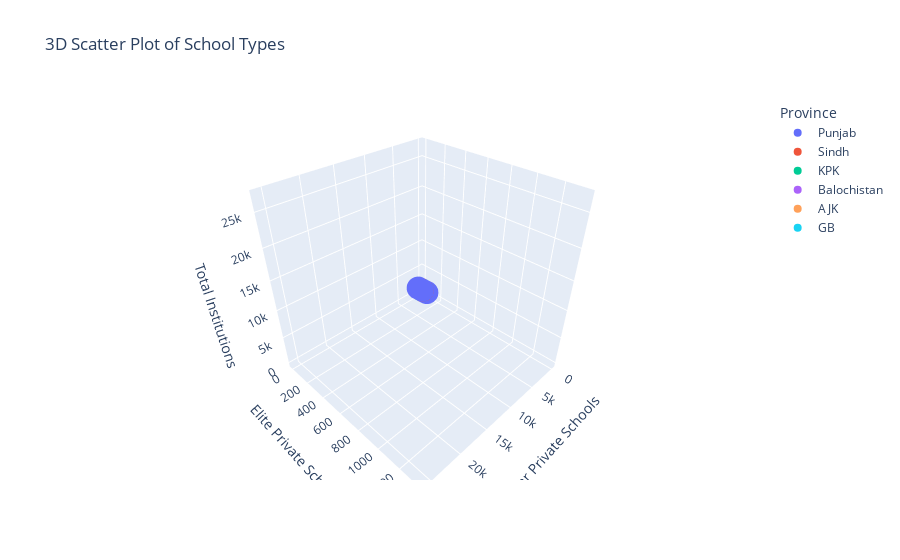

Write notebook code for a chart like this one.
### Code cell
plt.figure(figsize=(12, 8))
fig = px.scatter_3d(df, x='Regular Private Schools', y='Elite Private Schools', z='Total Institutions', color='Province', title='3D Scatter Plot of School Types')
fig.update_layout(scene=dict(
    xaxis_title='Regular Private Schools',
    yaxis_title='Elite Private Schools',
    zaxis_title='Total Institutions'
))
fig.show()

### Figure 1 — Plotly figure (JSON) as saved in the notebook; plotly's stock layout.template omitted (floating-point values rounded to 4 significant figures)
{"data": [{"hovertemplate": "Province=Punjab<br>Regular Private Schools=%{x}<br>Elite Private Schools=%{y}<br>Total Institutions=%{z}<extra></extra>", "legendgroup": "Punjab", "marker": {"color": "#636efa", "symbol": "circle"}, "mode": "markers", "name": "Punjab", "scene": "scene", "showlegend": true, "type": "scatter3d", "x": [25650, 7650, 5100, 3850, 500], "y": [1350, 450, 300, 150, 0], "z": [27000, 8100, 5400, 4000, 500]}, {"hovertemplate": "Province=Sindh<br>Regular Private Schools=%{x}<br>Elite Private Schools=%{y}<br>Total Institutions=%{z}<extra></extra>", "legendgroup": "Sindh", "marker": {"color": "#EF553B", "symbol": "circle"}, "mode": "markers", "name": "Sindh", "scene": "scene", "showlegend": true, "type": "scatter3d", "x": [14250, 4250, 2850, 2150, 300], "y": [750, 250, 165, 85, 0], "z": [15000, 4500, 3015, 2235, 300]}, {"hovertemplate": "Province=KPK<br>Regular Private Schools=%{x}<br>Elite Private Schools=%{y}<br>Total Institutions=%{z}<extra></extra>", "legendgroup": "KPK", "marker": {"color": "#00cc96", "symbol": "circle"}, "mode": "markers", "name": "KPK", "scene": "scene", "showlegend": true, "type": "scatter3d", "x": [8550, 2550, 1700, 1275, 175], "y": [450, 150, 100, 50, 0], "z": [9000, 2700, 1800, 1325, 175]}, {"hovertemplate": "Province=Balochistan<br>Regular Private Schools=%{x}<br>Elite Private Schools=%{y}<br>Total Institutions=%{z}<extra></extra>", "legendgroup": "Balochistan", "marker": {"color": "#ab63fa", "symbol": "circle"}, "mode": "markers", "name": "Balochistan", "scene": "scene", "showlegend": true, "type": "scatter3d", "x": [4560, 1360, 910, 680, 90], "y": [240, 80, 55, 25, 0], "z": [4800, 1440, 965, 705, 90]}, {"hovertemplate": "Province=AJK<br>Regular Private Schools=%{x}<br>Elite Private Schools=%{y}<br>Total Institutions=%{z}<extra></extra>", "legendgroup": "AJK", "marker": {"color": "#FFA15A", "symbol": "circle"}, "mode": "markers", "name": "AJK", "scene": "scene", "showlegend": true, "type": "scatter3d", "x": [2280, 680, 455, 340, 45], "y": [120, 40, 25, 15, 0], "z": [2400, 720, 480, 355, 45]}, {"hovertemplate": "Province=GB<br>Regular Private Schools=%{x}<br>Elite Private Schools=%{y}<br>Total Institutions=%{z}<extra></extra>", "legendgroup": "GB", "marker": {"color": "#19d3f3", "symbol": "circle"}, "mode": "markers", "name": "GB", "scene": "scene", "showlegend": true, "type": "scatter3d", "x": [1486, 444, 297, 222, 30], "y": [78, 26, 17, 9, 0], "z": [1564, 470, 314, 231, 30]}], "layout": {"legend": {"title": {"text": "Province"}, "tracegroupgap": 0}, "scene": {"domain": {"x": [0, 1], "y": [0, 1]}, "xaxis": {"title": {"text": "Regular Private Schools"}}, "yaxis": {"title": {"text": "Elite Private Schools"}}, "zaxis": {"title": {"text": "Total Institutions"}}}, "title": {"text": "3D Scatter Plot of School Types"}}}
